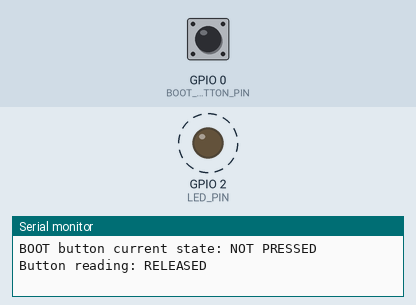
Simulated run of this sketch. Board: ESP32. Parts: output pins drawn as LEDs (lit = HIGH), the last lines printed to the serial monitor. Dashed ring = blinking. The test bench sets the inputs (shaded band); at power-on: GPIO 0 (BOOT_BUTTON_PIN) HIGH.

Above: at 3.06 s.
3.3 s: GPIO 0 (BOOT_BUTTON_PIN) pulled LOW for 0.15 s
4.9 s: GPIO 0 (BOOT_BUTTON_PIN) pulled LOW for 1 s
At 5.3 s:
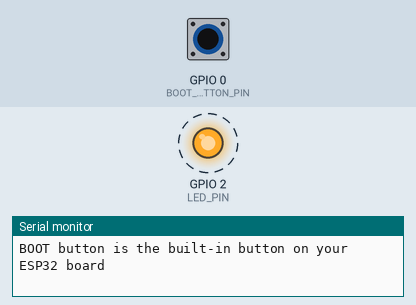
7.9 s: GPIO 0 (BOOT_BUTTON_PIN) pulsed LOW 5 times (0.12 s each, 0.3 s apart)
11.5 s: GPIO 0 (BOOT_BUTTON_PIN) pulled LOW for 3.2 s
At 11.9 s:
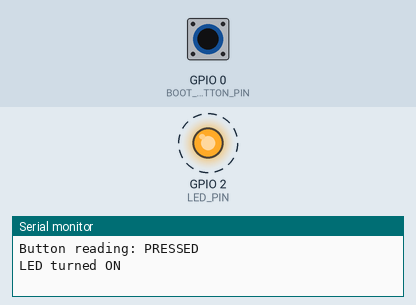
Timing chart, 0 to 17.2 s (numbered marks = the images above; inputs shaded):
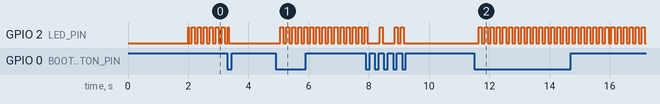

The sketch:

super_simple_button_test.ino
```cpp
/*
 * ESP32 Simple BOOT Button and LED Test
 *
 * This is a very simple program to test just the BOOT button and LED
 * with no WiFi or other complications.
 */

// Pin definitions
const int BOOT_BUTTON_PIN = 0;  // BOOT button on ESP32 (GPIO0)
const int LED_PIN = 2;          // LED on ESP32 (GPIO2)

// Variables
bool ledState = HIGH;           // Start with LED ON
unsigned long lastDebounceTime = 0;
unsigned long debounceDelay = 50;
int lastButtonState = HIGH;     // Assume button not pressed initially
int buttonState;

void setup() {
  // Initialize serial at 115200 baud
  Serial.begin(115200);
  delay(2000); // Give serial time to connect

  // Print some info
  Serial.println("\n\n=== SUPER SIMPLE BOOT BUTTON & LED TEST ===");
  Serial.println("This program tests only the BOOT button and LED");
  Serial.println("Press the BOOT button to toggle the LED");

  // Configure pins
  pinMode(LED_PIN, OUTPUT);
  pinMode(BOOT_BUTTON_PIN, INPUT_PULLUP); // Use internal pull-up resistor

  // Turn LED ON at startup to show it works
  digitalWrite(LED_PIN, ledState);
  Serial.println("LED should be ON now. Press BOOT button to toggle it.");

  // Debug info
  Serial.print("BOOT button current state: ");
  Serial.println(digitalRead(BOOT_BUTTON_PIN) == LOW ? "PRESSED" : "NOT PRESSED");
}

void loop() {
  // Check button state with debouncing
  int reading = digitalRead(BOOT_BUTTON_PIN);

  // Print button state if changed
  static int lastReading = -1;
  if (reading != lastReading) {
    Serial.print("Button reading: ");
    Serial.println(reading == LOW ? "PRESSED" : "RELEASED");
    lastReading = reading;
  }

  // If button state changed, reset debounce timer
  if (reading != lastButtonState) {
    lastDebounceTime = millis();
  }

  // If button state has been stable for the debounce period
  if ((millis() - lastDebounceTime) > debounceDelay) {
    // If button state has changed since last stable reading
    if (reading != buttonState) {
      buttonState = reading;

      // If button is pressed (LOW because of INPUT_PULLUP)
      if (buttonState == LOW) {
        // Toggle LED
        ledState = !ledState;
        digitalWrite(LED_PIN, ledState);

        // Print LED state
        Serial.print("LED turned ");
        Serial.println(ledState ? "ON" : "OFF");
      }
    }
  }

  // Save last button state
  lastButtonState = reading;

  // Every 5 seconds, print a reminder
  static unsigned long lastReminderTime = 0;
  if (millis() - lastReminderTime >= 5000) {
    lastReminderTime = millis();
    Serial.print("Waiting for BOOT button press... LED is currently ");
    Serial.println(ledState ? "ON" : "OFF");
    Serial.println("BOOT button is the built-in button on your ESP32 board");
  }

  // Blink the LED rapidly if it's ON to make it more visible
  if (ledState) {
    static unsigned long lastBlinkTime = 0;
    static bool blinkState = HIGH;

    if (millis() - lastBlinkTime >= 100) {
      lastBlinkTime = millis();
      blinkState = !blinkState;
      digitalWrite(LED_PIN, blinkState);
    }
  }
}
```

Measured:
- after the input at 4.9 s, GPIO 2 (LED_PIN): alternates HIGH for 0.10 s and LOW for 0.10 s, starting after 0.15 s
- after the input at 11.5 s, GPIO 2 (LED_PIN): alternates HIGH for 0.10 s and LOW for 0.10 s, starting after 0.15 s
